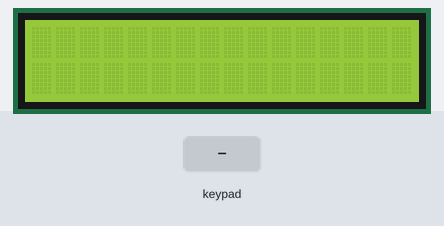
The sketch below on a simulated Arduino Uno, built with avr-gcc and run on an emulated ATmega328P. On the bench: 16×2 character LCD. Inputs (shaded band) come from the test bench.

Above: at 1.2 s.
1.3 s: key 'U' pressed
At 2.4 s:
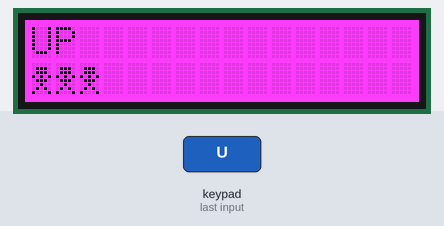
2.8 s: key 'D' pressed
At 3.6 s:
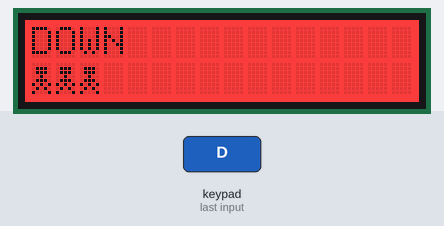
4.3 s: key 'L' pressed
At 4.7 s:
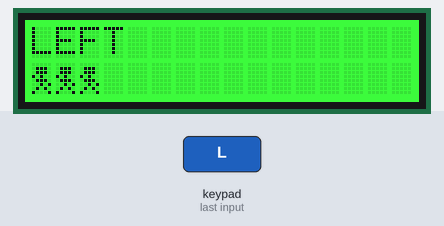
5.8 s: key 'R' pressed
At 7.0 s:
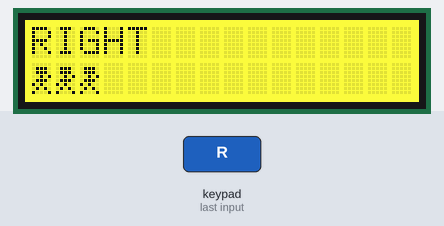
7.3 s: key 'S' pressed
At 8.3 s:
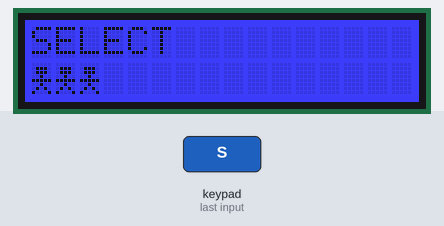
Timing chart, 0 to 9.8 s (numbered marks = the images above; inputs shaded):
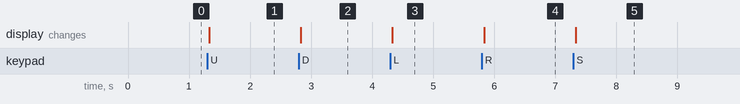

The sketch:

lab-2.ino
```cpp
#include <Wire.h>
#include <Adafruit_RGBLCDShield.h>
#include <utility/Adafruit_MCP23017.h>

Adafruit_RGBLCDShield lcd = Adafruit_RGBLCDShield ();
unsigned long myTime;

byte straightPerson1x0[] = { B00000, B01110, B01110, B00100, B11111, B00100, B01010, B10001 };
byte rightPerson1x1[] = { B00000, B01110, B01110, B00101, B01110, B10100, B01010, B10001 };
byte leftPerson1x2[] = { B00000, B01110, B01110, B10100, B01110, B00101, B01010, B10001 };
byte upPerson1x3[] = { B00000, B01110, B01110, B10101, B01110, B00100, B01010, B10001 };
byte downPerson1x4[] = { B00000, B01110, B01110, B00100, B01110, B10101, B01010, B10001 };

void setup() {
  // put your setup code here, to run once:
  Serial.begin(9600);
  lcd.begin(16,2);
}

void loop() {
  // put your main code here, to run repeatedly:
  uint8_t buttons = lcd.readButtons();

  if (buttons) {
    lcd.clear();
    lcd.setCursor(0,0);
    if (buttons & BUTTON_UP) {
      lcd.print("UP ");
      lcd.setBacklight(5);

      lcd.createChar(0, upPerson1x3);
      lcd.createChar(1, upPerson1x3);
      lcd.createChar(2, upPerson1x3);
      lcd.setCursor(0, 1);
      lcd.write(0);
      lcd.write(1);
      lcd.write(2);
    }
    if (buttons & BUTTON_DOWN) {
      lcd.print("DOWN ");
      lcd.setBacklight(1);

      lcd.createChar(0, downPerson1x4);
      lcd.createChar(1, downPerson1x4);
      lcd.createChar(2, downPerson1x4);
      lcd.setCursor(0, 1);
      lcd.write(0);
      lcd.write(1);
      lcd.write(2);
    }
    if (buttons & BUTTON_LEFT) {
      lcd.print("LEFT ");
      lcd.setBacklight(2);

      lcd.createChar(0, leftPerson1x2);
      lcd.createChar(1, leftPerson1x2);
      lcd.createChar(2, leftPerson1x2);
      lcd.setCursor(0, 1);
      lcd.write(0);
      lcd.write(1);
      lcd.write(2);
    }
    if (buttons & BUTTON_RIGHT) {
      lcd.print("RIGHT ");
      lcd.setBacklight(3);

      lcd.createChar(0, rightPerson1x1);
      lcd.createChar(1, rightPerson1x1);
      lcd.createChar(2, rightPerson1x1);
      lcd.setCursor(0, 1);
      lcd.write(0);
      lcd.write(1);
      lcd.write(2);
    }
    if (buttons & BUTTON_SELECT) {
      lcd.print("SELECT ");
      lcd.setBacklight(4);

      lcd.createChar(0, straightPerson1x0);
      lcd.createChar(1, straightPerson1x0);
      lcd.createChar(2, straightPerson1x0);
      lcd.setCursor(0, 1);
      lcd.write(0);
      lcd.write(1);
      lcd.write(2);
    }
  }
}
```

Measured:
- after the input at 1.3 s, the display: changes at once (image 1)
- after the input at 2.8 s, the display: changes at once (image 2)
- after the input at 4.3 s, the display: changes at once (image 3)
- after the input at 5.8 s, the display: changes at once (image 4)
- after the input at 7.3 s, the display: changes at once (image 5)
